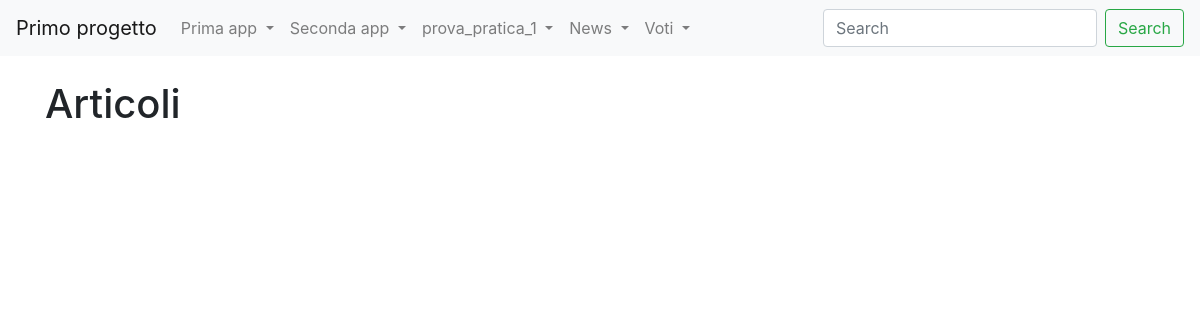
Before: /news/lista_articoli/3 with the older database file.
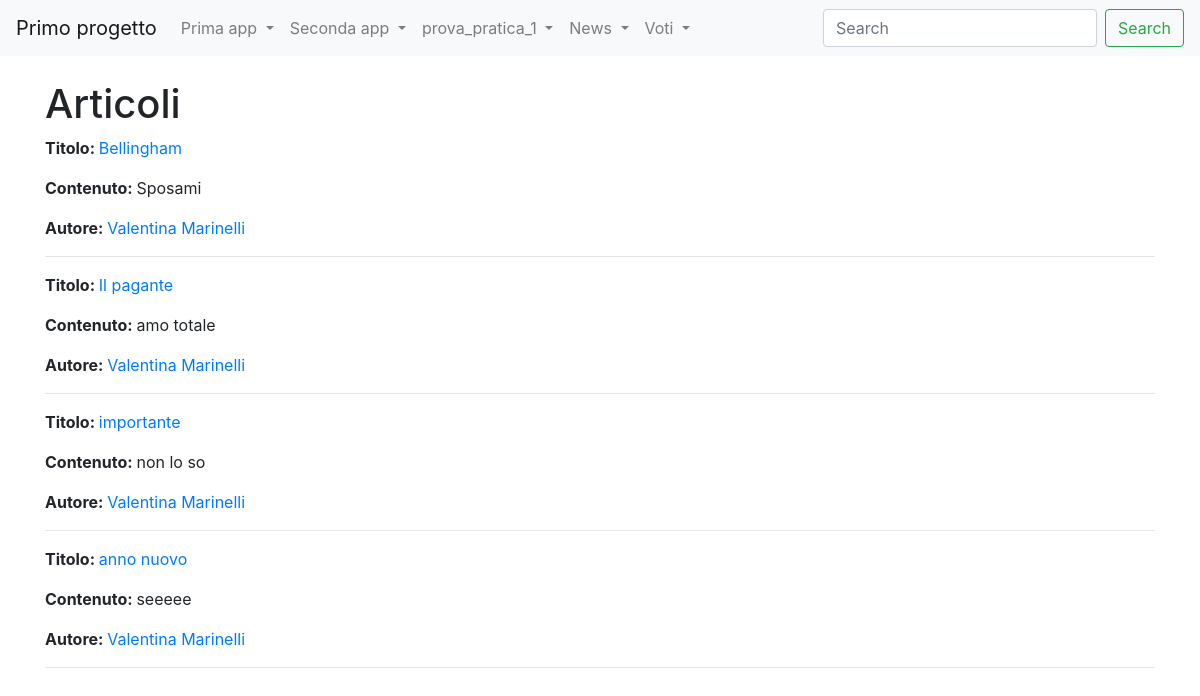
After: the same page with the newer database file.
### news/models.py (models this page shows, shortened)
class Articolo(models.Model):
    titolo = models.CharField(max_length=100)
    contenuto = models.TextField()
    giornalista = models.ForeignKey(Giornalista, on_delete=models.CASCADE, related_name="articoli")
    data=models.DateField(blank=True)
    visualizzazioni=models.IntegerField(default=0,blank=True)
    class Meta:
       verbose_name="Articolo"
       verbose_name_plural="Articoli"

class Giornalista(models.Model):
    nome = models.CharField(max_length=20)
    cognome = models.CharField(max_length=20)
    anno_di_nascita = models.DateField(blank=True)
    class Meta:
        verbose_name="Giornalista"
        verbose_name_plural="Giornalisti"
    def __str__(self):
        return self.nome + " " + self.cognome

### news/views.py (the view)
# urls.py: path("lista_articoli/<int:pk>", lista_articoli_giornalisti, name="lista_articoli"),
def lista_articoli_giornalisti(request, pk=None):
    if(pk==None):
        articoli=Articolo.objects.all()
    else:
        articoli=Articolo.objects.filter(giornalista_id=pk)
    context = {
        'articoli': articoli,
        'pk':pk,
    }
    return render(request, 'lista_articoli.html', context)

### news/templates/lista_articoli.html (shortened to what this page needs)
{% extends 'base.html' %}
{% block content %}
    <h1>Articoli</h1>
    {% for articolo in articoli %}
        <p><strong>Titolo: </strong>
            <a href="/news/articoli/{{articolo.id}}">{{articolo.titolo}}</a>
        </p>
        <p><strong>Contenuto: </strong>
            {{articolo.contenuto}}
        </p>
        <p><strong>Autore: </strong>
            <a href={% url 'news:giornalista_detail' articolo.giornalista.id %}>{{articolo.giornalista}}</a>
        </p>
        <hr>
    {% endfor %}
{% endblock content %}

### templates/base.html (shortened to what this page needs)
<!doctype html>
{% load static %}
<html lang="it">
  <head>
    <link rel="stylesheet" href="https://cdn.jsdelivr.net/npm/bootstrap@4.5.3/dist/css/bootstrap.min.css">
  </head>
  <body>
        <nav class="navbar navbar-expand-lg navbar-light bg-light">
        <a class="navbar-brand" href="">Primo progetto</a>
        <div class="collapse navbar-collapse" id="navbarSupportedContent">
          <ul class="navbar-nav mr-auto">
            <li class="nav-item dropdown">
              <a class="nav-link dropdown-toggle" href="index.html" id="navbarDropdown" role="button" data-toggle="dropdown" aria-haspopup="true" aria-expanded="false">
                Prima app
              </a>
            </li>
            <li class="nav-item dropdown">
                <a class="nav-link dropdown-toggle" href="index_2.html" id="navbarDropdown" role="button" data-toggle="dropdown" aria-haspopup="true" aria-expanded="false">
                  Seconda app
                </a>
             </li>
             <li class="nav-item dropdown">
              <a class="nav-link dropdown-toggle" href="indexP.html" id="navbarDropdown" role="button" data-toggle="dropdown" aria-haspopup="true" aria-expanded="false">
                prova_pratica_1
              </a>
           </li>
            <li class="nav-item dropdown">
                <a class="nav-link dropdown-toggle" href="index_news" id="navbarDropdown" role="button" data-toggle="dropdown" aria-haspopup="true" aria-expanded="false">
                  News
                </a>
             </li>
             <li class="nav-item dropdown">
              <a class="nav-link dropdown-toggle" href="indexV" id="navbarDropdown" role="button" data-toggle="dropdown" aria-haspopup="true" aria-expanded="false">
                Voti
              </a>
           </li>
          </ul>
          <form class="form-inline my-2 my-lg-0">
            <input class="form-control mr-sm-2" type="search" placeholder="Search" aria-label="Search">
            <button class="btn btn-outline-success my-2 my-sm-0" type="submit">Search</button>
          </form>
        </div>
      </nav>
        <div class="container my-4">
          {%block content%}
          {%endblock content%}
        </div>
  </body>
</html>

Changed rows visible on the page:
added Articolo: titolo "Bellingham", contenuto "Sposami", giornalista "Valentina Marinelli"
added Articolo: titolo "Il pagante", contenuto "amo totale", giornalista "Valentina Marinelli"
added Articolo: titolo "importante", contenuto "non lo so", giornalista "Valentina Marinelli"
added Articolo: titolo "anno nuovo", contenuto "seeeee", giornalista "Valentina Marinelli"
